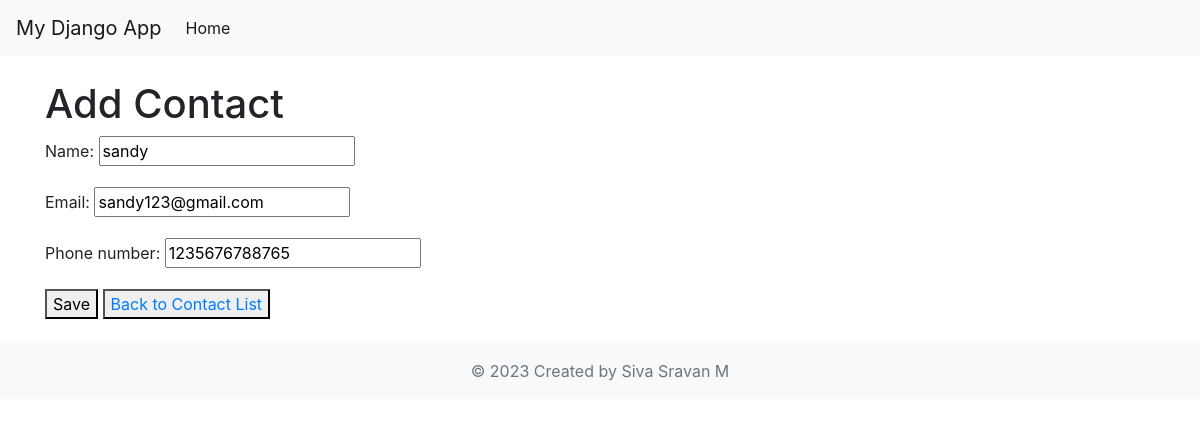
The page /sr/contacts/15/edit/ on the database its author committed.
### sr/models.py (models this page shows, shortened)
class Contact(models.Model):
    name = models.CharField(max_length=100, unique=True)
    email = models.EmailField(unique=True)
    phone_number = models.CharField(max_length=20, blank=True)
    created_at = models.DateTimeField(default=timezone.now)  # New field to store creation time

### sr/views.py (the view)
# urls.py: path('contacts/<int:pk>/edit/', views.contact_edit, name='contact_edit'),
def contact_edit(request, pk):
    contact = get_object_or_404(Contact, pk=pk)
    if request.method == "POST":
        form = ContactForm(request.POST, instance=contact)
        if form.is_valid():
            contact = form.save()
            return redirect('contact_detail', pk=contact.pk)
    else:
        form = ContactForm(instance=contact)
    return render(request, 'sr/contact_form.html', {'form': form})

### sr/forms.py
class ContactForm(forms.ModelForm):
    class Meta:
        model = Contact
        fields = ['name', 'email', 'phone_number']

### sr/templates/sr/contact_form.html (shortened to what this page needs)
{% extends 'sr/base.html' %}
{% block content %}
    <h1>{% if contact.id %}Edit{% else %}Add{% endif %} Contact</h1>
    <form method="post">
        {{ form.as_p }}
        <button type="submit">Save</button>
        <button type="button"><a href="{% url 'contact_list' %}">Back to Contact List</a></button>
    </form>
{% endblock %}

### rows shown on the page
Contact: name "sandy", email "sandy123@gmail.com", phone_number "1235676788765"
